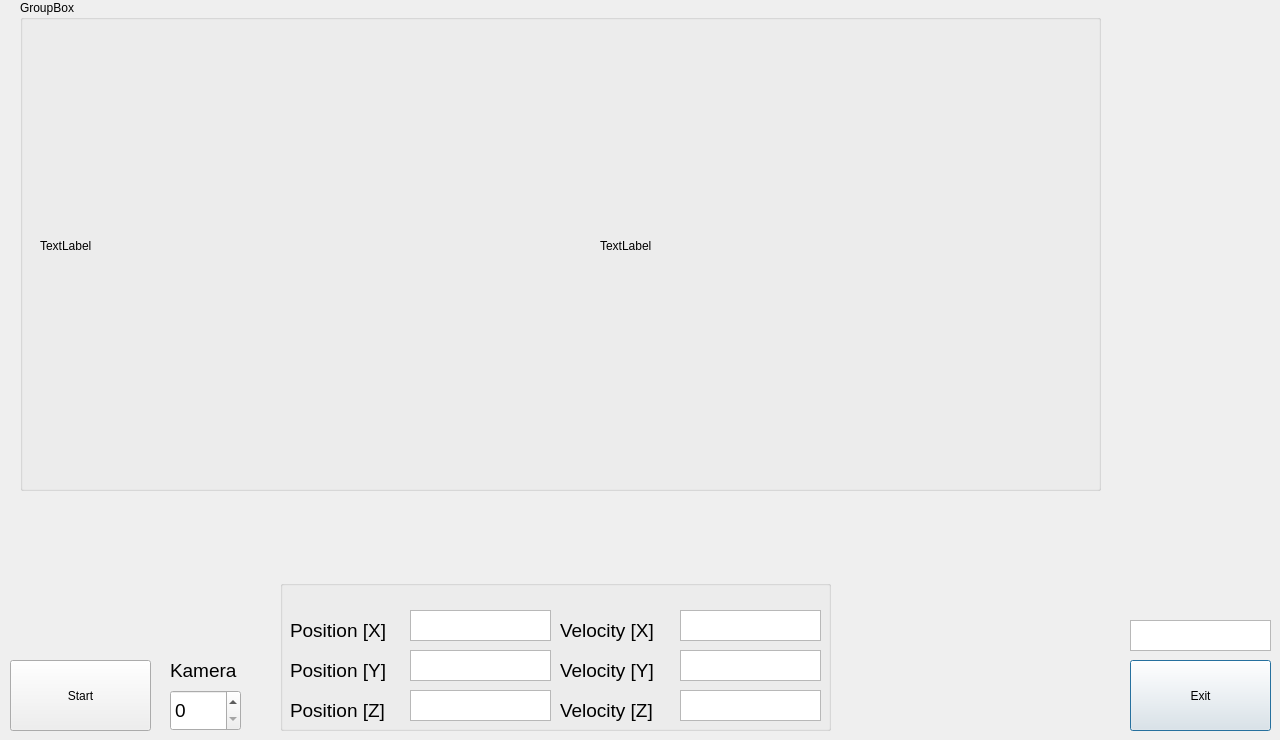
<?xml version="1.0" encoding="UTF-8"?>
<ui version="4.0">
 <class>C_frm_object_tracking</class>
 <widget class="QDialog" name="C_frm_object_tracking">
  <property name="geometry">
   <rect>
    <x>0</x>
    <y>0</y>
    <width>1280</width>
    <height>740</height>
   </rect>
  </property>
  <property name="windowTitle">
   <string>Dialog</string>
  </property>
  <widget class="QPushButton" name="bt_exit">
   <property name="geometry">
    <rect>
     <x>1130</x>
     <y>660</y>
     <width>141</width>
     <height>71</height>
    </rect>
   </property>
   <property name="text">
    <string>Exit</string>
   </property>
  </widget>
  <widget class="QTextEdit" name="txb_zaehler">
   <property name="geometry">
    <rect>
     <x>1130</x>
     <y>620</y>
     <width>141</width>
     <height>31</height>
    </rect>
   </property>
  </widget>
  <widget class="QGroupBox" name="groupBox">
   <property name="geometry">
    <rect>
     <x>20</x>
     <y>0</y>
     <width>1081</width>
     <height>491</height>
    </rect>
   </property>
   <property name="title">
    <string>GroupBox</string>
   </property>
   <widget class="QLabel" name="lbl_img_left">
    <property name="geometry">
     <rect>
      <x>20</x>
      <y>60</y>
      <width>500</width>
      <height>371</height>
     </rect>
    </property>
    <property name="text">
     <string>TextLabel</string>
    </property>
   </widget>
   <widget class="QLabel" name="lbl_img_right">
    <property name="geometry">
     <rect>
      <x>580</x>
      <y>60</y>
      <width>500</width>
      <height>371</height>
     </rect>
    </property>
    <property name="text">
     <string>TextLabel</string>
    </property>
   </widget>
  </widget>
  <widget class="QPushButton" name="bt_start">
   <property name="geometry">
    <rect>
     <x>10</x>
     <y>660</y>
     <width>141</width>
     <height>71</height>
    </rect>
   </property>
   <property name="text">
    <string>Start</string>
   </property>
  </widget>
  <widget class="QSpinBox" name="spinBox">
   <property name="geometry">
    <rect>
     <x>170</x>
     <y>690</y>
     <width>71</width>
     <height>41</height>
    </rect>
   </property>
   <property name="font">
    <font>
     <pointsize>14</pointsize>
    </font>
   </property>
  </widget>
  <widget class="QGroupBox" name="groupBox_2">
   <property name="geometry">
    <rect>
     <x>280</x>
     <y>580</y>
     <width>551</width>
     <height>151</height>
    </rect>
   </property>
   <property name="title">
    <string/>
   </property>
   <widget class="QTextEdit" name="txb_position_z">
    <property name="geometry">
     <rect>
      <x>130</x>
      <y>110</y>
      <width>141</width>
      <height>31</height>
     </rect>
    </property>
   </widget>
   <widget class="QTextEdit" name="txb_position_x">
    <property name="geometry">
     <rect>
      <x>130</x>
      <y>30</y>
      <width>141</width>
      <height>31</height>
     </rect>
    </property>
   </widget>
   <widget class="QTextEdit" name="txb_position_y">
    <property name="geometry">
     <rect>
      <x>130</x>
      <y>70</y>
      <width>141</width>
      <height>31</height>
     </rect>
    </property>
   </widget>
   <widget class="QLabel" name="label">
    <property name="geometry">
     <rect>
      <x>10</x>
      <y>40</y>
      <width>101</width>
      <height>21</height>
     </rect>
    </property>
    <property name="font">
     <font>
      <pointsize>14</pointsize>
     </font>
    </property>
    <property name="text">
     <string>Position [X]</string>
    </property>
   </widget>
   <widget class="QLabel" name="label_2">
    <property name="geometry">
     <rect>
      <x>10</x>
      <y>80</y>
      <width>101</width>
      <height>21</height>
     </rect>
    </property>
    <property name="font">
     <font>
      <pointsize>14</pointsize>
     </font>
    </property>
    <property name="text">
     <string>Position [Y]</string>
    </property>
   </widget>
   <widget class="QLabel" name="label_3">
    <property name="geometry">
     <rect>
      <x>10</x>
      <y>120</y>
      <width>101</width>
      <height>21</height>
     </rect>
    </property>
    <property name="font">
     <font>
      <pointsize>14</pointsize>
     </font>
    </property>
    <property name="text">
     <string>Position [Z]</string>
    </property>
   </widget>
   <widget class="QTextEdit" name="txb_velocity_z">
    <property name="geometry">
     <rect>
      <x>400</x>
      <y>110</y>
      <width>141</width>
      <height>31</height>
     </rect>
    </property>
   </widget>
   <widget class="QLabel" name="label_4">
    <property name="geometry">
     <rect>
      <x>280</x>
      <y>80</y>
      <width>101</width>
      <height>21</height>
     </rect>
    </property>
    <property name="font">
     <font>
      <pointsize>14</pointsize>
     </font>
    </property>
    <property name="text">
     <string>Velocity [Y]</string>
    </property>
   </widget>
   <widget class="QLabel" name="label_5">
    <property name="geometry">
     <rect>
      <x>280</x>
      <y>40</y>
      <width>101</width>
      <height>21</height>
     </rect>
    </property>
    <property name="font">
     <font>
      <pointsize>14</pointsize>
     </font>
    </property>
    <property name="text">
     <string>Velocity [X]</string>
    </property>
   </widget>
   <widget class="QLabel" name="label_6">
    <property name="geometry">
     <rect>
      <x>280</x>
      <y>120</y>
      <width>101</width>
      <height>21</height>
     </rect>
    </property>
    <property name="font">
     <font>
      <pointsize>14</pointsize>
     </font>
    </property>
    <property name="text">
     <string>Velocity [Z]</string>
    </property>
   </widget>
   <widget class="QTextEdit" name="txb_velocity_x">
    <property name="geometry">
     <rect>
      <x>400</x>
      <y>30</y>
      <width>141</width>
      <height>31</height>
     </rect>
    </property>
   </widget>
   <widget class="QTextEdit" name="txb_velocity_y">
    <property name="geometry">
     <rect>
      <x>400</x>
      <y>70</y>
      <width>141</width>
      <height>31</height>
     </rect>
    </property>
   </widget>
  </widget>
  <widget class="QLabel" name="label_7">
   <property name="geometry">
    <rect>
     <x>170</x>
     <y>660</y>
     <width>101</width>
     <height>21</height>
    </rect>
   </property>
   <property name="font">
    <font>
     <pointsize>14</pointsize>
    </font>
   </property>
   <property name="text">
    <string>Kamera</string>
   </property>
  </widget>
 </widget>
 <resources/>
 <connections/>
</ui>
